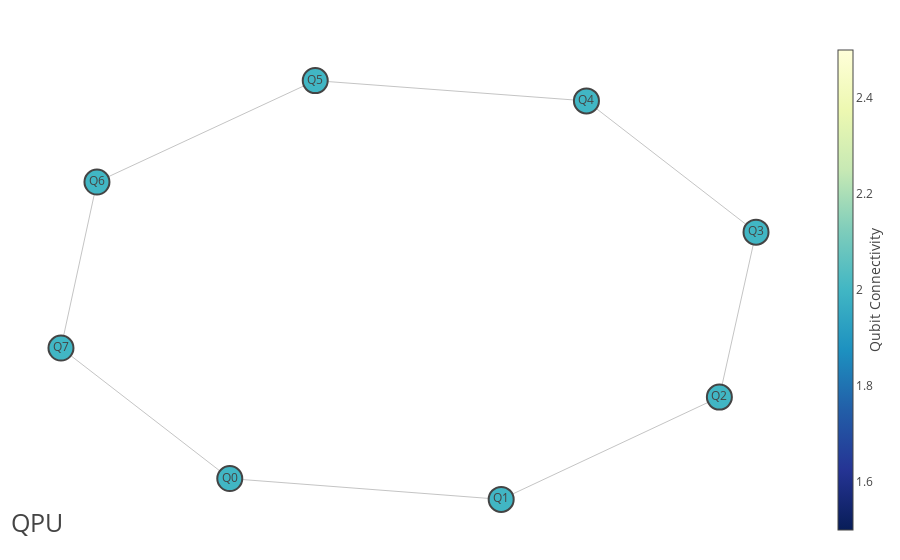

Source (notebook cell):
### Code cell
import qcal.settings as settings
basedir = '/home/jpmarceaux/experiment/'
settings.Settings.config_path = basedir + 'config/'
settings.Settings.data_path = basedir + 'data/'
settings.Settings.save_data = True

classifier = load_from_pickle(settings.Settings.config_path + 'ClassificationManager.pkl')

cfg = qc.Config()
# cfg = qc.Config(basedir + 'config/Campbell06/X6Y3/config_jan.yaml')
# cfg = qc.Config(basedir + 'config/Campbell06/X6Y3/config_abhi.yaml')
cfg.draw_qpu()

### Figure 1 — Plotly figure (JSON) as saved in the notebook; plotly's stock layout.template omitted (floating-point values rounded to 4 significant figures)
{"data": [{"hoverinfo": "none", "line": {"color": "#888", "width": 0.5}, "mode": "lines", "type": "scatter", "x": [-0.5132, 0.2672, null, -0.5132, -0.9986, null, 0.2672, 0.8946, null, 0.8946, 1, null, 1, 0.5124, null, 0.5124, -0.2674, null, -0.2674, -0.8951, null, -0.8951, -0.9986, null], "y": [-0.8796, -0.9766, null, -0.8796, -0.2712, null, -0.9766, -0.4998, null, -0.4998, 0.2689, null, 0.2689, 0.8806, null, 0.8806, 0.9751, null, 0.9751, 0.5025, null, 0.5025, -0.2712, null]}, {"hoverinfo": "text", "marker": {"color": [2, 2, 2, 2, 2, 2, 2, 2], "colorbar": {"thickness": 15, "title": {"side": "right", "text": "Qubit Connectivity"}, "xanchor": "left"}, "colorscale": [[0, "rgb(255,255,217)"], [0.125, "rgb(237,248,177)"], [0.25, "rgb(199,233,180)"], [0.375, "rgb(127,205,187)"], [0.5, "rgb(65,182,196)"], [0.625, "rgb(29,145,192)"], [0.75, "rgb(34,94,168)"], [0.875, "rgb(37,52,148)"], [1, "rgb(8,29,88)"]], "line": {"width": 2}, "reversescale": true, "showscale": true, "size": 25}, "mode": "markers", "text": ["GE:<br>  Freq: 5460539717.04333<br>  T1: 0.0001<br>  T2*: 4.6e-05<br>  T2e: 0.00011<br>EF:<br>  Freq: 5200212872.40548<br>  T1: 6.16e-05<br>  T2*: None<br>  T2e: None<br>Connectivity: 2", "GE:<br>  Freq: 5329669433.03424<br>  T1: 8.69e-05<br>  T2*: 2e-06<br>  T2e: 8.8e-05<br>EF:<br>  Freq: 5068835523.00038<br>  T1: 4.5e-05<br>  T2*: None<br>  T2e: None<br>Connectivity: 2", "GE:<br>  Freq: 5192766846.19105<br>  T1: 6.7e-05<br>  T2*: 5.3e-05<br>  T2e: 0.00013<br>EF:<br>  Freq: 4929957046.77336<br>  T1: 5.86e-05<br>  T2*: None<br>  T2e: None<br>Connectivity: 2", "GE:<br>  Freq: 5250488389.75467<br>  T1: 0.00011<br>  T2*: 2e-05<br>  T2e: 9.4e-05<br>EF:<br>  Freq: 4987531723.43778<br>  T1: 5.1e-05<br>  T2*: None<br>  T2e: None<br>Connectivity: 2", "GE:<br>  Freq: 5451117407.31679<br>  T1: 0.00012<br>  T2*: 7e-05<br>  T2e: 6.8e-05<br>EF:<br>  Freq: 5191869270.26846<br>  T1: 2.78e-05<br>  T2*: None<br>  T2e: None<br>Connectivity: 2", "GE:<br>  Freq: 5566640445.67948<br>  T1: 7.1e-05<br>  T2*: 9.6e-05<br>  T2e: 0.0001<br>EF:<br>  Freq: 5309088050.01996<br>  T1: 4.4e-05<br>  T2*: None<br>  T2e: None<br>Connectivity: 2", "GE:<br>  Freq: 5870921525.62523<br>  T1: 5.35e-05<br>  T2*: 6.5e-05<br>  T2e: 8.3e-05<br>EF:<br>  Freq: 5618707006.85352<br>  T1: 3.01e-05<br>  T2*: None<br>  T2e: None<br>Connectivity: 2", "GE:<br>  Freq: 5414159838.98483<br>  T1: 2.74e-05<br>  T2*: 3.2e-06<br>  T2e: 2.8e-05<br>EF:<br>  Freq: 5152945768.12754<br>  T1: 1.83e-05<br>  T2*: None<br>  T2e: None<br>Connectivity: 2"], "type": "scatter", "x": [-0.5132, 0.2672, 0.8946, 1, 0.5124, -0.2674, -0.8951, -0.9986], "y": [-0.8796, -0.9766, -0.4998, 0.2689, 0.8806, 0.9751, 0.5025, -0.2712]}, {"hoverinfo": "text", "marker": {"color": "#5D69B1", "size": 0.01}, "mode": "text", "text": ["Q0", "Q1", "Q2", "Q3", "Q4", "Q5", "Q6", "Q7"], "type": "scatter", "x": [-0.5132, 0.2672, 0.8946, 1, 0.5124, -0.2674, -0.8951, -0.9986], "y": [-0.8796, -0.9766, -0.4998, 0.2689, 0.8806, 0.9751, 0.5025, -0.2712]}, {"hoverinfo": "text", "marker": {"opacity": 0}, "mode": "markers", "text": ["CZ:<br>  Freq: 5365000000.0<br>", "CZ:<br>  Freq: 5115000000.0<br>", "CZ:<br>  Freq: 5162000000.0<br>", "CZ:<br>  Freq: 5283000000.0<br>", "CZ:<br>  Freq: 5344000000.0<br>", "CZ:<br>  Freq: 5505000000.0<br>", "CZ:<br>  Freq: 5495000000.0<br>", "CZ:<br>  Freq: 5385000000.0<br>"], "type": "scatter", "x": [-0.123, -0.7559, 0.5809, 0.9473, 0.7562, 0.1225, -0.5813, -0.9468], "y": [-0.9281, -0.5754, -0.7382, -0.1154, 0.5748, 0.9279, 0.7388, 0.1157]}], "layout": {"annotations": [{"font": {"size": 25}, "showarrow": false, "text": "QPU", "x": 0.005, "xref": "paper", "y": -0.002, "yref": "paper"}], "hovermode": "closest", "margin": {"b": 20, "l": 5, "r": 5, "t": 40}, "showlegend": false, "title": {"font": {"size": 16}}, "xaxis": {"showgrid": false, "showticklabels": false, "zeroline": false}, "yaxis": {"showgrid": false, "showticklabels": false, "zeroline": false}}}
